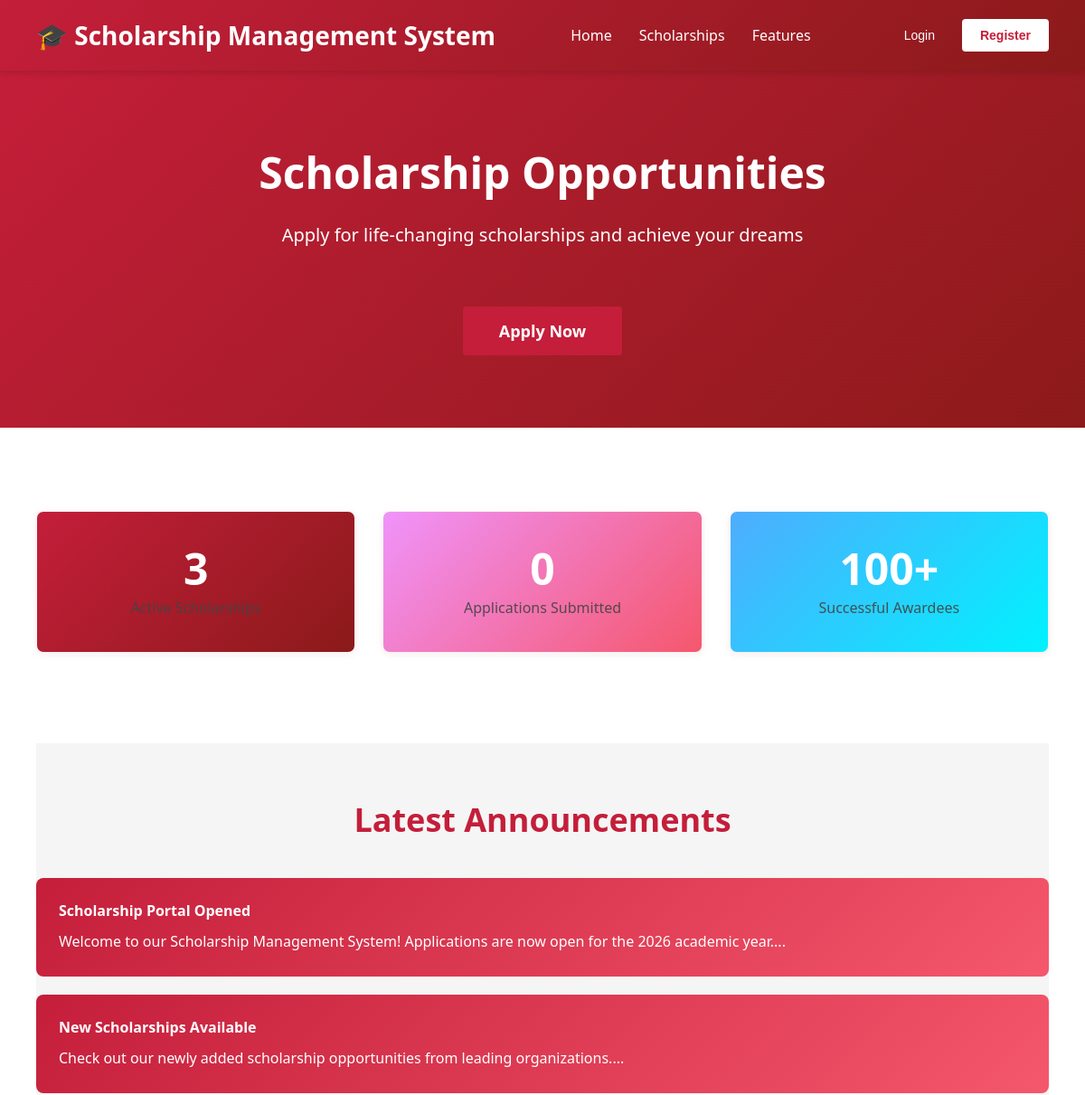
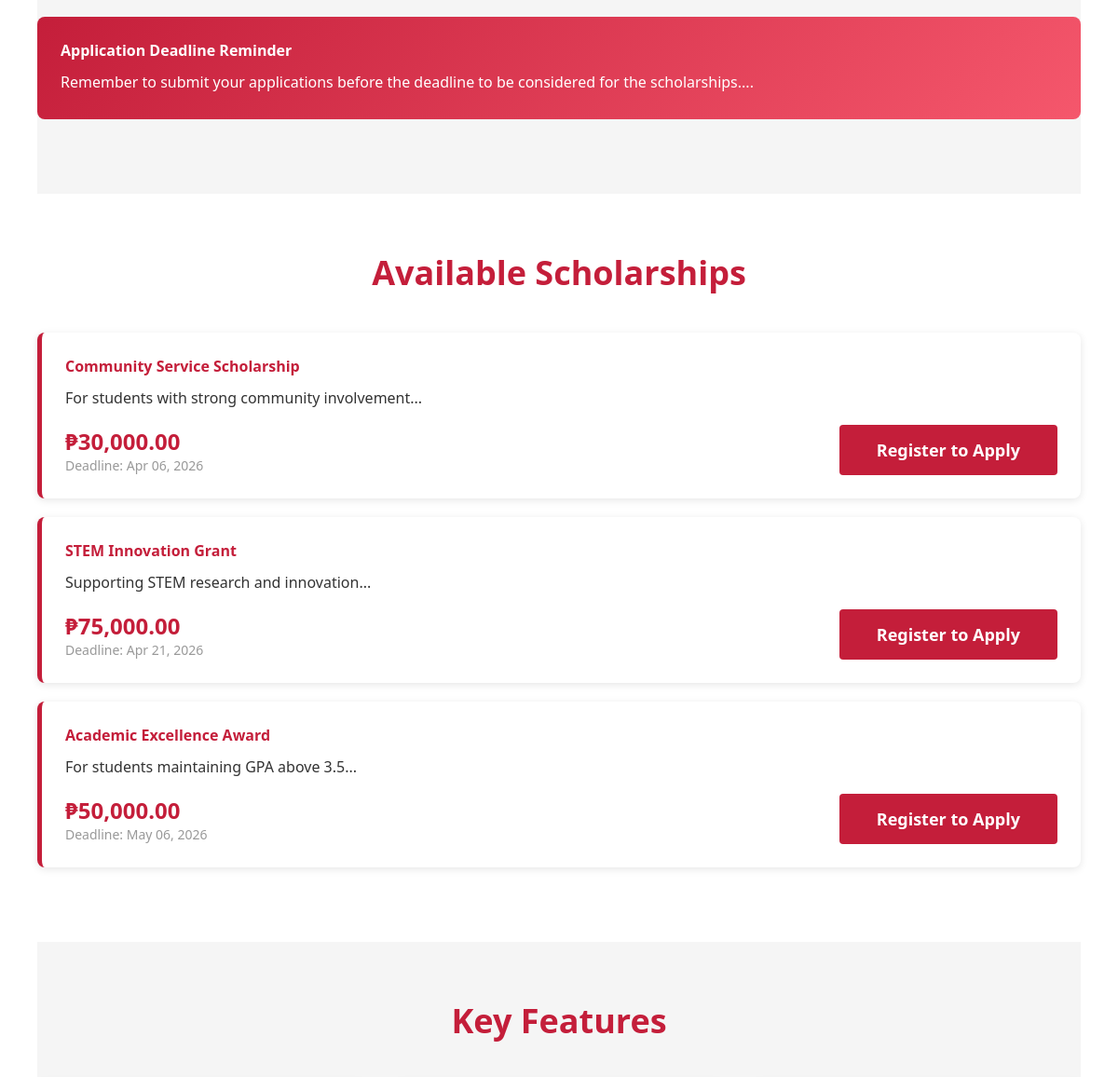
Before: / (upper part) with the older database file (2 pictures, top to bottom).
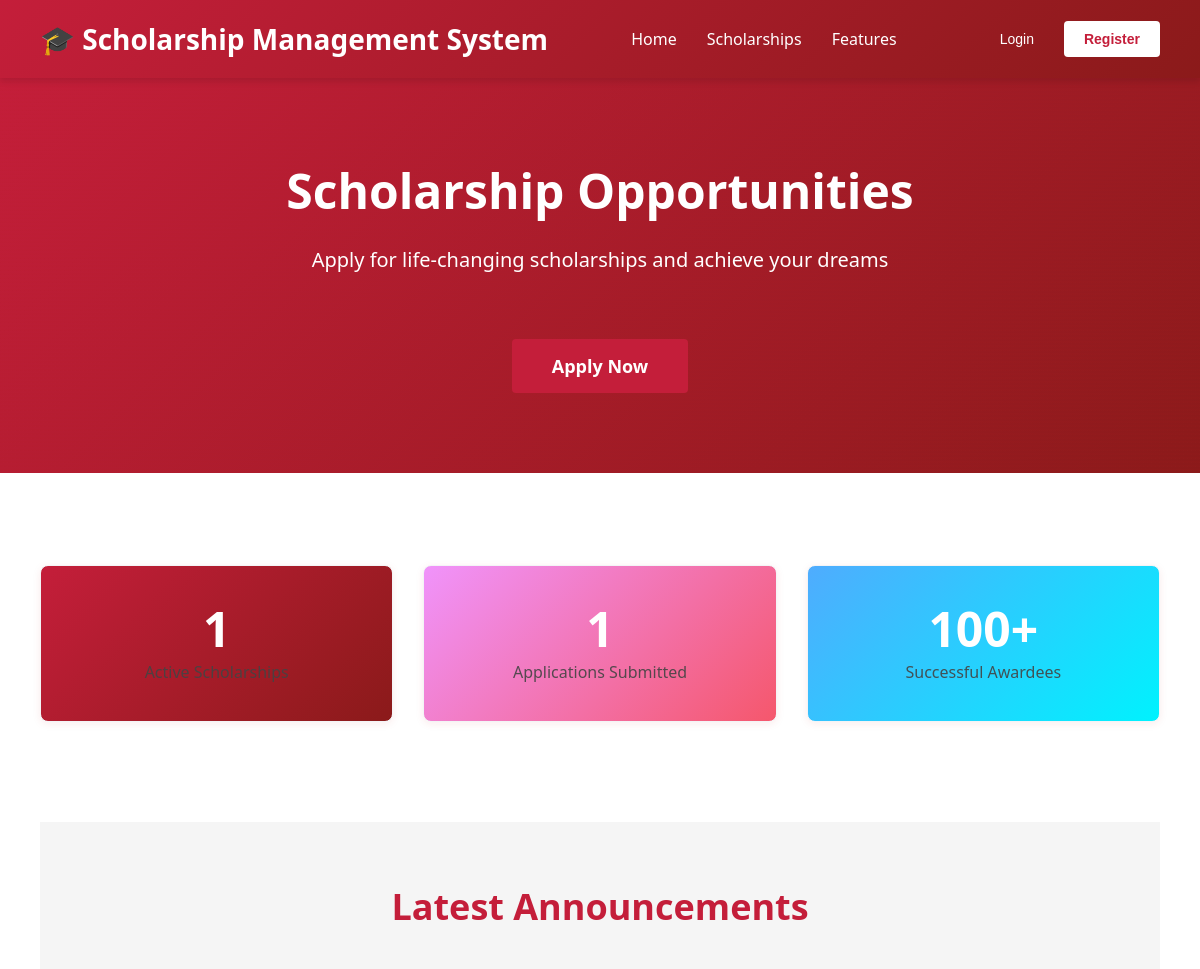
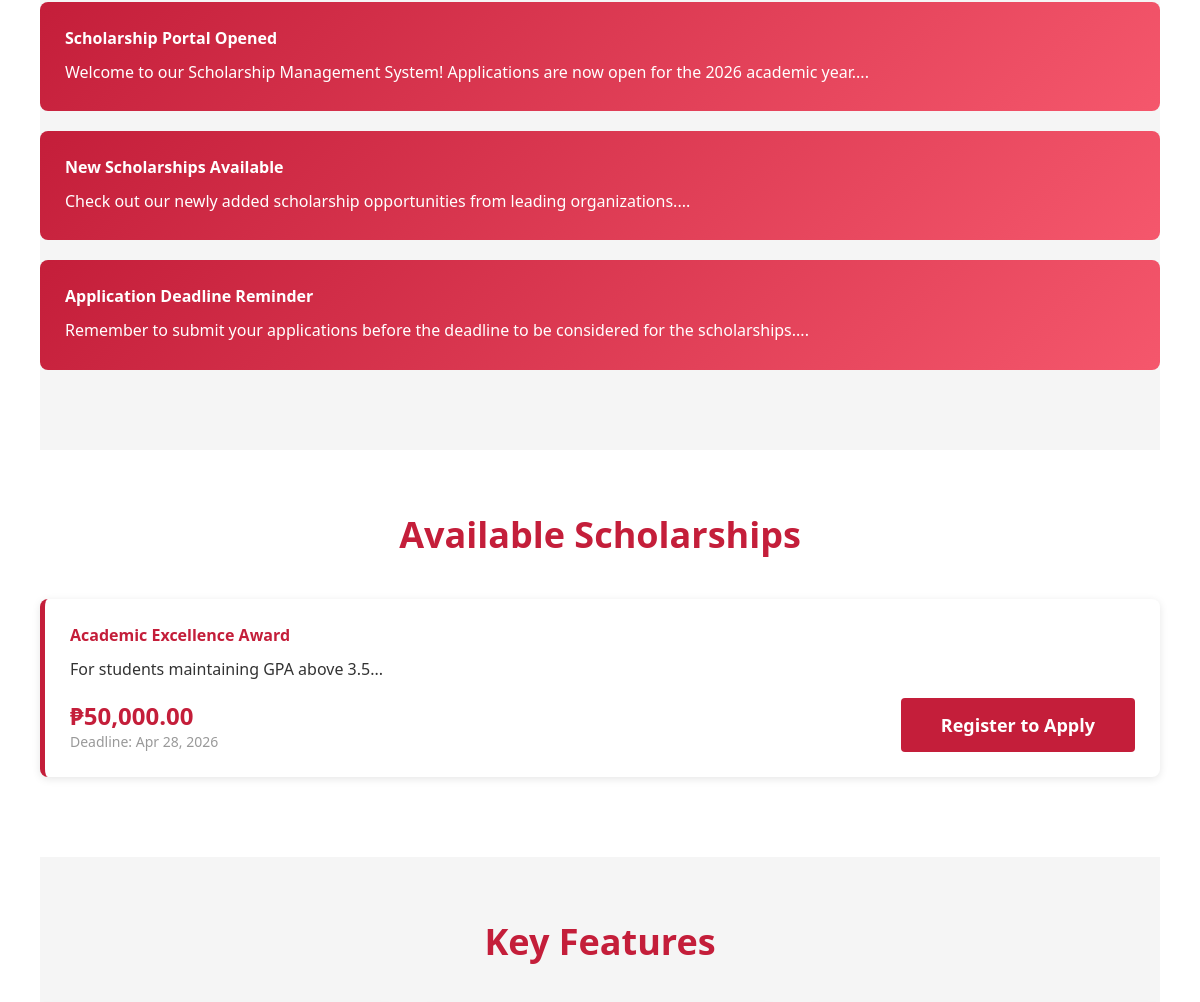
After: the same page with the newer database file (2 pictures, top to bottom).
### tables this page shows
CREATE TABLE `announcements` (
  `id` int(11) NOT NULL,
  `title` varchar(255) NOT NULL,
  `message` text NOT NULL,
  `type` enum('info','success','warning','urgent') DEFAULT 'info',
  `created_by` int(11) NOT NULL,
  `published` tinyint(1) DEFAULT 1,
  `published_at` datetime DEFAULT current_timestamp(),
  `expires_at` datetime DEFAULT NULL,
  `created_at` datetime DEFAULT current_timestamp(),
  `updated_at` datetime DEFAULT current_timestamp() ON UPDATE current_timestamp()
);

CREATE TABLE `scholarships` (
  `id` int(11) NOT NULL,
  `title` varchar(255) NOT NULL,
  `description` text NOT NULL,
  `organization` varchar(150) NOT NULL,
  `eligibility_requirements` text DEFAULT NULL,
  `renewal_requirements` text DEFAULT NULL,
  `amount` decimal(12,2) NOT NULL CHECK (`amount` > 0),
  `deadline` date NOT NULL,
  `status` enum('open','closed','cancelled') DEFAULT 'open',
  `created_by` int(11) NOT NULL,
  `created_at` datetime DEFAULT current_timestamp(),
  `updated_at` datetime DEFAULT current_timestamp() ON UPDATE current_timestamp()
);

### helpers/SecurityHelper.php (called while the page is built, shortened)
<?php
function sanitizeString($string) {
    return htmlspecialchars(trim($string), ENT_QUOTES, 'UTF-8');
}
function isLoggedIn() {
    return isset($_SESSION['user_id']) && !empty($_SESSION['user_id']);
}

### index.php (the view, shortened to what this page needs)
<?php
require_once __DIR__ . '/helpers/SecurityHelper.php';
$pdo = getPDO();
$stmt = $pdo->query("
    SELECT * FROM scholarships
    WHERE status = 'open' AND deadline > NOW()
    ORDER BY deadline ASC
    LIMIT 10
");
$scholarships = $stmt->fetchAll(PDO::FETCH_ASSOC) ?: [];
$stmt = $pdo->query("
    SELECT * FROM announcements
    WHERE published = 1 AND (expires_at IS NULL OR expires_at > NOW())
    ORDER BY published_at DESC
    LIMIT 3
");
$announcements = $stmt->fetchAll(PDO::FETCH_ASSOC) ?: [];
$totalApps = $pdo->query("SELECT COUNT(*) FROM applications")->fetchColumn() ?: 0;
$totalScholarships = $pdo->query("SELECT COUNT(*) FROM scholarships WHERE status = 'open'")->fetchColumn() ?: 0;
?>
<!DOCTYPE html>
<html lang="en">
<head>
  <link rel="stylesheet" href="assets/style.css">
</head>
<body>
<nav class="navbar">
  <div class="navbar-logo">🎓 Scholarship Management System</div>
  <div class="navbar-nav">
    <a href="#home">Home</a>
    <a href="#scholarships">Scholarships</a>
    <a href="#features">Features</a>
  </div>
  <div class="navbar-buttons">
    <?php if (isLoggedIn()): ?>
      <button class="login" onclick="window.location.href='member/dashboard_new.php'" style="background: white; color: #667eea;">Dashboard</button>
      <button class="register" onclick="window.location.href='auth/logout.php'" style="background: #f56565; color: white;">Logout</button>
    <?php else: ?>
      <button class="login" onclick="window.location.href='auth/login.php'">Login</button>
      <button class="register" onclick="window.location.href='auth/register.php'">Register</button>
    <?php endif; ?>
  </div>
</nav>
<section id="home" class="hero">
  <h1>Scholarship Opportunities</h1>
  <p>Apply for life-changing scholarships and achieve your dreams</p>
  <?php if (!isLoggedIn()): ?>
    <button class="primary-btn" onclick="window.location.href='auth/register.php'">Apply Now</button>
  <?php else: ?>
    <button class="primary-btn" onclick="window.location.href='member/apply_scholarship_new.php'">Explore & Apply</button>
  <?php endif; ?>
</section>
<div class="container">
  <div class="section">
    <div class="stats-grid">
      <div class="stat-card">
        <div class="number"><?= $totalScholarships ?></div>
        <div class="label">Active Scholarships</div>
      </div>
      <div class="stat-card" style="background: linear-gradient(135deg, #f093fb 0%, #f5576c 100%);">
        <div class="number"><?= $totalApps ?></div>
        <div class="label">Applications Submitted</div>
      </div>
      <div class="stat-card" style="background: linear-gradient(135deg, #4facfe 0%, #00f2fe 100%);">
        <div class="number">100+</div>
        <div class="label">Successful Awardees</div>
      </div>
    </div>
  </div>
  <?php if (!empty($announcements)): ?>
    <section id="announcements" class="announcements section">
      <h2>Latest Announcements</h2>
      <?php foreach ($announcements as $ann): ?>
        <div class="announcement">
          <h4><?= sanitizeString($ann['title']) ?></h4>
          <p><?= sanitizeString(substr($ann['message'], 0, 150)) ?>...</p>
        </div>
      <?php endforeach; ?>
    </section>
  <?php endif; ?>
  <section id="scholarships" class="scholarships section">
    <h2>Available Scholarships</h2>
    <?php if (!empty($scholarships)): ?>
      <?php foreach ($scholarships as $sch): ?>
        <div class="scholarship-card">
          <h4><?= sanitizeString($sch['title']) ?></h4>
          <p><?= sanitizeString(substr($sch['description'] ?? '', 0, 150)) ?>...</p>
          <div style="display: flex; justify-content: space-between; align-items: center; margin-top: 15px;">
            <div>
              <div class="amount">₱<?= number_format($sch['amount'] ?? 0, 2) ?></div>
              <div class="deadline">Deadline: <?= date('M d, Y', strtotime($sch['deadline'])) ?></div>
            </div>
            <?php if (isLoggedIn()): ?>
              <button class="primary-btn" style="margin: 0;" onclick="window.location.href='member/apply_scholarship_new.php?id=<?= $sch['id'] ?>'">Apply</button>
            <?php else: ?>
              <button class="primary-btn" style="margin: 0;" onclick="window.location.href='auth/register.php'">Register to Apply</button>
            <?php endif; ?>
          </div>
        </div>
      <?php endforeach; ?>
    <?php else: ?>
      <p style="text-align: center;">No scholarships available at this time. Please check back soon!</p>
    <?php endif; ?>
  </section>
  <section id="features" class="features section">
    <h2>Key Features</h2>
  </section>
</div>
</body>
</html>

### assets/style.css (style rules this page uses)
.stats-grid { display: flex; gap: 2rem; margin: 2rem 0 1rem 0; flex-wrap: wrap; }
.stat-card { background: #fff; border-radius: 12px; box-shadow: 0 2px 8px rgba(185,28,28,0.08); padding: 1.5rem 2.5rem; min-width: 180px; text-align: center; border: 1px solid #f3f4f6; display: flex; flex-direction: column; align-items: center; justify-content: center; }
.stat-card .label { color: #444; font-size: 1.1rem; margin-bottom: 8px; }
h1 { font-size: 2.5rem; font-weight: 700; }
h2 { font-size: 2rem; font-weight: 600; }
p { color: var(--text-secondary); line-height: 1.7; }
.navbar { display: flex; justify-content: space-between; align-items: center; padding: 1.5rem 3rem; background: var(--surface); border-bottom: 1px solid var(--border); position: sticky; top: 0; z-index: 100; backdrop-filter: blur(10px); background: rgba(255, 255, 255, 0.95); }
.login { background: transparent; color: var(--primary); border: 1.5px solid var(--primary); }
.register { background: var(--primary); color: white; }
.hero { text-align: center; padding: 8rem 2rem; background: linear-gradient(135deg, rgba(185, 28, 28, 0.06) 0%, rgba(248, 113, 113, 0.06) 100%); position: relative; overflow: hidden; }
.hero::before { content: ''; position: absolute; top: 0; left: 0; right: 0; bottom: 0; background-image: repeating-linear-gradient( 0deg, transparent, transparent 2px, rgba(185, 28, 28, 0.04) 2px, rgba(185, 28, 28, 0.04) 4px ); pointer-events: none; }
.hero h1 { position: relative; z-index: 1; margin-bottom: 1rem; color: var(--primary); }
.hero p { position: relative; z-index: 1; font-size: 1.25rem; max-width: 600px; margin: 0 auto; color: var(--text-secondary); }
.primary-btn { margin-top: 2rem; padding: 1rem 2.5rem; font-size: 1rem; border-radius: 6px; border: none; cursor: pointer; background: var(--primary); color: white; font-weight: 600; transition: all 0.2s ease; font-family: inherit; position: relative; z-index: 1; }
.features { padding: 6rem 3rem; max-width: 1200px; margin: 0 auto; }
.features h2 { text-align: center; margin-bottom: 3rem; color: var(--primary); }

Changed rows visible on the page:
removed scholarships: title "Community Service Scholarship", description "For students with strong community involvement", amount "30,000.00", deadline "Apr 06, 2026"
removed scholarships: title "STEM Innovation Grant", description "Supporting STEM research and innovation", amount "75,000.00", deadline "Apr 21, 2026"
changed scholarships "Academic Excellence Award": deadline "May 06, 2026" → "Apr 28, 2026"
Other visible differences:
$totalScholarships: "3" → "1"
$totalApps: "0" → "1"
